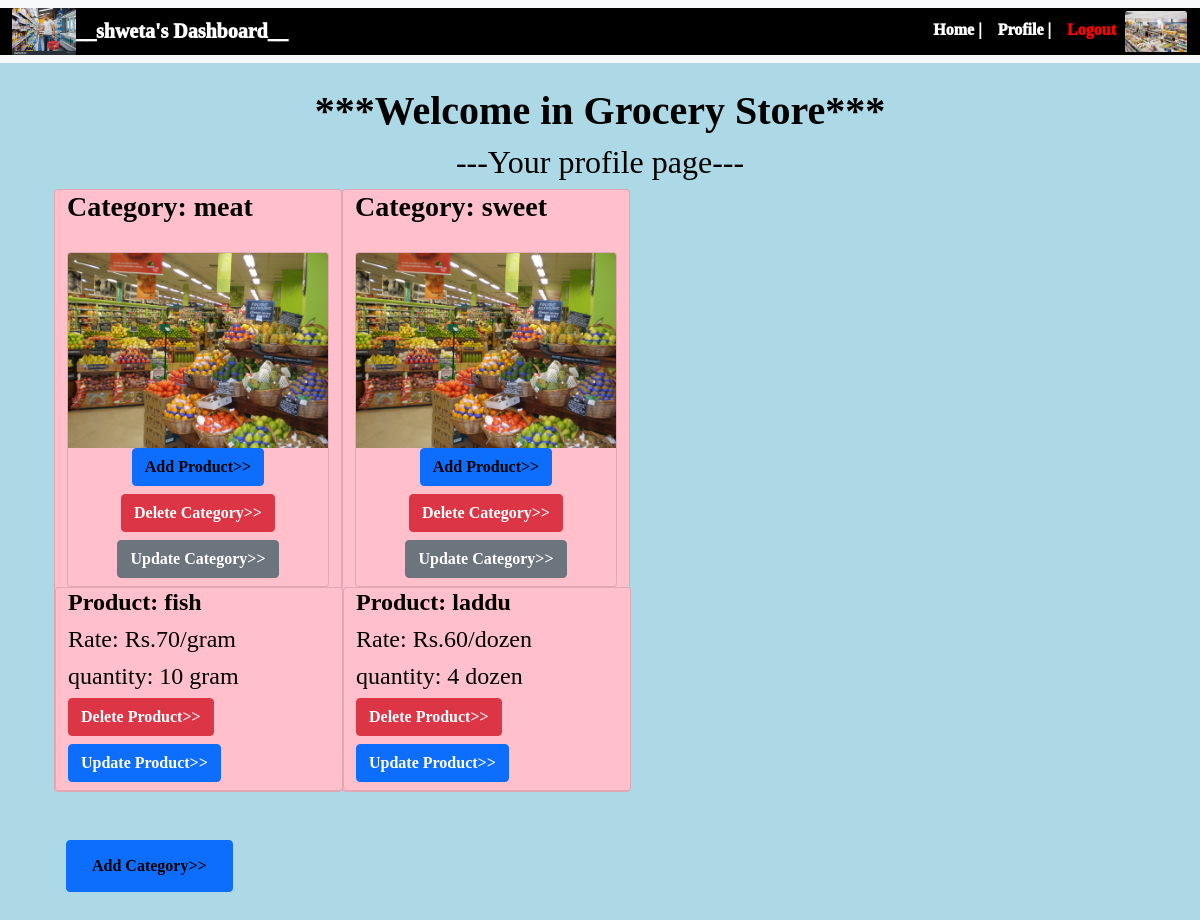
/my_product (signed in), run on the app's committed database.
### Application/database.py (models this page shows)
class User(db.Model, UserMixin):
    id = db.Column(db.Integer, primary_key = True)
    name = db.Column(db.String(150), nullable=False)
    email = db.Column(db.String(150), unique = True, nullable=False)
    password = db.Column(db.String(150), nullable=False)
    is_manager = db.Column(db.Boolean, nullable=False)
    is_customer = db.Column(db.Boolean, nullable=False)
    categories = db.relationship('Categories')
    products = db.relationship('Products')
    booking = db.relationship('Booking')

class Categories(db.Model):
    C_id = db.Column(db.Integer, primary_key = True)
    C_name = db.Column(db.String(150), nullable=False)
    C_booking = db.relationship('Booking')
    C_user = db.Column(db.Integer, db.ForeignKey('user.id'))
    P_C_rel = db.relationship('Products')

class Products(db.Model):
    P_id = db.Column(db.Integer, primary_key = True)
    P_name = db.Column(db.String(150), nullable=False)
    P_C_name = db.Column(db.String(150))
    unit = db.Column(db.String(50), nullable=False)
    rate_per_unit = db.Column(db.Integer, nullable=False)
    quantity = db.Column(db.Integer, nullable=False)
    P_booking = db.relationship('Booking')
    P_user = db.Column(db.Integer, db.ForeignKey('user.id'))
    P_C_id = db.Column(db.Integer, db.ForeignKey('categories.C_id'))

### Application/store.py (the view)
@store.route("/my_product")
@login_required
def my_product():
    if current_user.is_manager == True:
        categories = Categories.query.all()
        products = Products.query.all()
        return render_template(
            "my_product.html",
            user=current_user,
            categories=categories,
            products=products,
        )
    return redirect(url_for("store.home"))

### Application/__init__.py (called while the page is built)
def create_app():
    app = Flask(__name__)
    app.config['SECRET_KEY'] ='devendrajha'
    app.config['SQLALCHEMY_DATABASE_URI'] = f'sqlite:///{DB_NAME}'
    db.init_app(app)
    from .store import store
    app.register_blueprint(store, url_prefix="/")
    from .api import api
    app.register_blueprint(api, url_prefix="/")
    from .database import User, Categories, Products, Booking
    with app.app_context():
        db.create_all()
    login_manager = LoginManager()
    login_manager.login_view = "store.login"
    login_manager.init_app(app)
    @login_manager.user_loader
    def load_user(id):
        return User.query.get(int(id))
    return app

### Application/templates/my_product.html (shortened to what this page needs)
{% extends "base.html" %}
{% block content %}
<div class="container-fluid align-self-center" style="max-width: 100%; font-family: serif; color:black">
    <div class="container pt-4 pb-4">
    <h1 class="text-center"><strong>***Welcome in Grocery Store***</strong></h1>
      <h2 class="text-center">---Your profile page---</h2>
        <div class="row row-cols-auto">
        {% for category in categories %}
        {% if current_user.id == category.C_user %}
        <div class="column card" style="width: 18rem; vertical-align:middle;  background-color:pink">
          <h3 class="card-title" style="font-family: Verdana;  font-weight: 800; color:black;" class="text-center">Category: {{ category.C_name }}</h3>
          <div class="col" style="padding-top: 20px;">
          <div class="card" style="width: 25rem; background-color:pink; max-width: 100%; vertical-align:middle;">
          <div class="text-center">
          <img src="{{url_for('static', filename='1.jpg')}}" class="card-img-top">
          <h6 class="card-title"><a  style="font-family: Verdana;  font-weight: 800; color:black;" href="/add_product" class="link-dark btn btn-primary">Add Product>></a></h6>
          <h6 class="card-title"><a  style="font-family: Verdana;  font-weight: 800; color:white;" href="/delete_category/{{category.C_id}}" class="link-dark btn btn-danger">Delete Category>></a></h6>
          <h6 class="card-title"><a  style="font-family: Verdana;  font-weight: 800; color:white;" href="/update_category/{{category.C_id}}" class="link-dark btn btn-secondary">Update Category>></a></h6>
          </div>
          </div>
          </div>
              {% for product in products %}
                {% if category.C_id == product.P_C_id %}
                    <div class="row card" style="width: 18rem; vertical-align:middle;  background-color:pink;">
                    <h4 class="card-title" style="font-family: Verdana;  font-weight: 800; color:black"  class="text-center">Product: {{ product.P_name }}</h4>
                    <h4 class="card-title" style="font-family: Verdana;  font-weight: 1200; color:black"  class="text-center">Rate: Rs.{{ product.rate_per_unit}}/{{ product.unit}}</h4>
                    {% if product.quantity > 0 %}
                    <h4 class="card-title" style="font-family: Verdana;  font-weight: 1200; color:black"  class="text-center">quantity: {{ product.quantity}} {{ product.unit}}</h4>
                    {% else %}
                    <h4 class="card-title" style="font-family: Verdana;  font-weight: 1200; color:black"  class="text-center">quantity: {{ product.quantity}}</h4>
                    {% endif %}
                    <h6 class="card-title"><a  style="font-family: Verdana;  font-weight: 800; color:white;" href="/delete_product/{{product.P_id}}" class="link-dark btn btn-danger">Delete Product>></a></h6>
                    <h6 class="card-title"><a  style="font-family: Verdana;  font-weight: 800; color:white;" href="/update_product/{{product.P_id}}" class="link-dark btn btn-primary">Update Product>></a></h6>
                    </div>
                {% endif%}
              {% endfor %}
          </div>
          {% endif%}
        {% endfor %}
        </div>
      <br/>
      <br/>
        <div>
          <h3><button class="link-bg-dark btn btn-primary"><a  style="font-family: Verdana;  font-weight: 800; color:black" href="/add_category" class="link-bg-dark btn btn-primary" >Add Category>></a></button><h3>
        </div>
    </div>
</div>
{% endblock %}

### Application/templates/base.html (shortened to what this page needs)
<!DOCTYPE html>
<html lang="en">
  <head>
    <link
      href="https://cdn.jsdelivr.net/npm/bootstrap@5.0.2/dist/css/bootstrap.min.css"
      rel="stylesheet"
    />
    <link rel="stylesheet" href="https://cdnjs.cloudflare.com/ajax/libs/font-awesome/4.7.0/css/font-awesome.min.css">
  </head>
  <body style="background-color:lightblue;">
    <nav class="navbar navbar-expand-lg navbar-light bg-light">
        <div class="container-fluid" style=" background-color:black;">
          {% if user.is_authenticated %}
          <img src="{{url_for('static', filename='5.jpg')}}" class="card-img-top" style="width: 4rem; background-color:black; max-width: 50%; vertical-align:middle;">
<a class="navbar-brand" style="font-weight: 1000; font-family: serif;, sans-serif;color:white;" href="#">__{{user.name}}'s Dashboard__ </a>
          {% endif %}
          <div class="collapse navbar-collapse d-md-flex justify-content-md-end" id="navbarNavDropdown">
            <ul class="navbar-nav navbar-nav mr-auto">
              <li class="nav-item">
                <a class="nav-link" style="color:white;font-family: serif;font-weight: 1000;" aria-current="page" href="/">Home |</a>
              </li>
              {% if user.is_authenticated %}
                 <li class="nav-item">
                {% if user.is_manager %}
                  <li style="color:white"><a class="nav-link" style="color:white;font-family: serif;font-weight: 1000;" href="/my_product">Profile | </a></li></li>
                  <li style="color:white"><a class="nav-link" style="color:red;font-family: serif;font-weight: 1000;" href="/logout">Logout</a></li>
                  <div class="col">
                  <div class="card" style="width: 4rem; background-color:black; max-width: 100%; vertical-align:middle;">
                  <div class="text-center">
                  <img src="{{url_for('static', filename='2.jpg')}}" class="card-img-top">
                  </div>
                  </div>
                  </div>
                {% endif %}
              {% endif %}
            </ul>
          </div>
        </div>
      </nav>
    <div class="container">{% block content %}{% endblock %}</div>
  </body>
</html>

### data on the page
User: name "shweta"
Categories: C_name "meat"
Products: P_name "fish", rate_per_unit "70", unit "gram", quantity "10"
Categories: C_name "sweet"
Products: P_name "laddu", rate_per_unit "60", unit "dozen", quantity "4"
